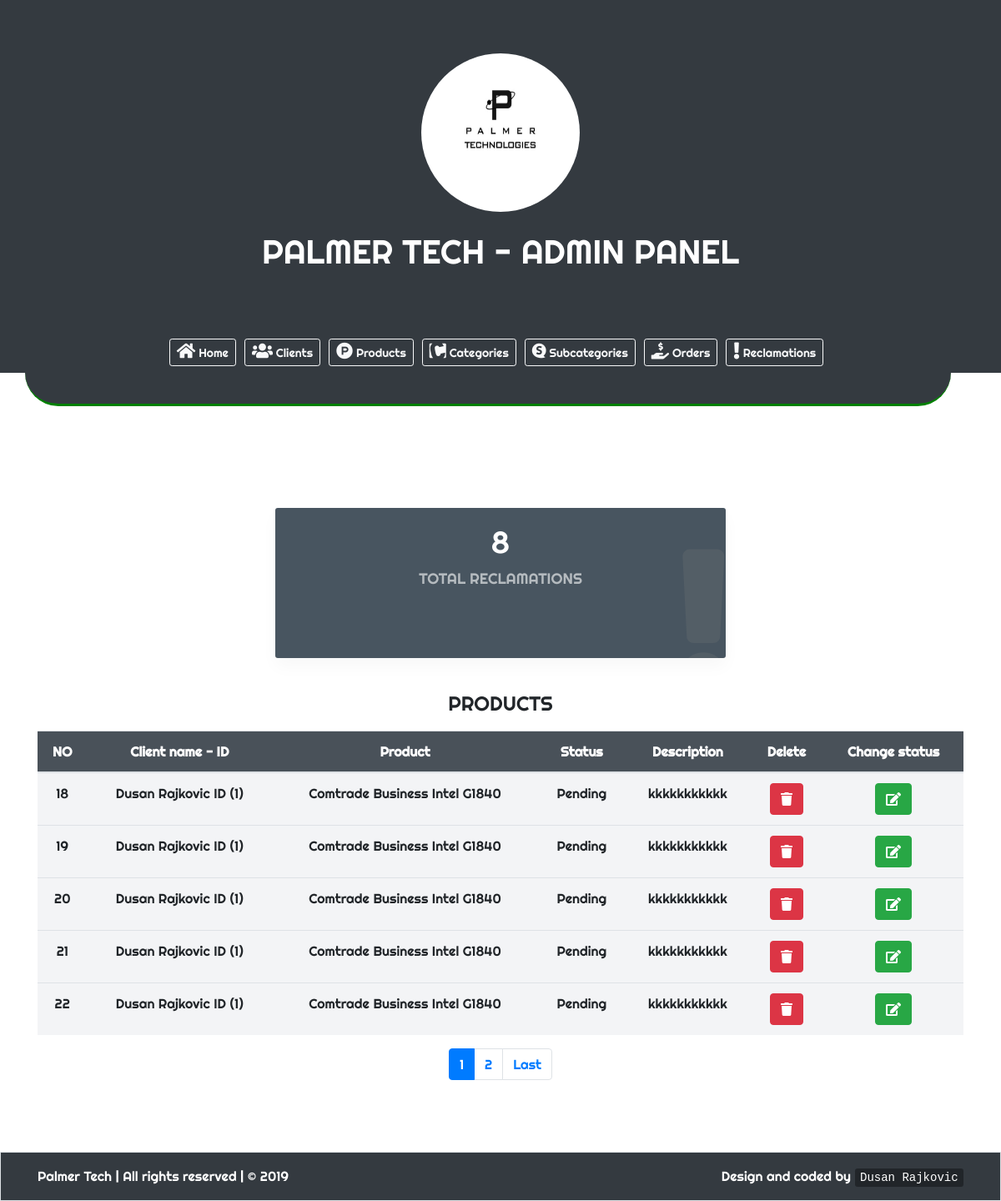
Screenshot of /admin/reklamacije.php with the database file from the repository.
### tables this page shows
CREATE TABLE `reklamacije` (
  `reklamacija_id` int(4) NOT NULL,
  `korisnik_id` int(100) NOT NULL,
  `reklamirao` varchar(50) NOT NULL,
  `proizvod_za_reklamaciju` varchar(50) NOT NULL,
  `status_reklamacije` varchar(50) NOT NULL,
  `opis_reklamacije` longtext NOT NULL
);

### admin/reklamacije.php (the view, shortened to what this page needs)
	<!DOCTYPE html>
	<html lang="en">
			<head>
				<link rel="stylesheet" href="../css/bootstrap.min.css">
				<link rel="stylesheet" href="https://cdnjs.cloudflare.com/ajax/libs/font-awesome/4.7.0/css/font-awesome.min.css">
				<link rel="stylesheet" href="https://use.fontawesome.com/releases/v5.3.1/css/all.css">
				<link href="../css/animate.css" rel="stylesheet" type="text/css" />
				<link href="../css/aos.css" rel="stylesheet" type="text/css" />
				<link href="css/style.css" rel="stylesheet" type="text/css" />
			</head>
<body onload="myFunction()" style="margin:0;">
	<div class="jumbotron text-center bg-dark" style="margin-bottom:0; border-radius: 0 !important;">
		<img class="img-fluid rounded-circle animated zoomInDown" style="height:190px; width:190px;" src="../images/palmertech.jpg"><br><br>
		<h1 class="display-5 animated bounceInLeft text-white">PALMER TECH - ADMIN PANEL</h1>
	</div>
	<nav class="navbar justify-content-center sticky-top navbar-icon-top navbar-expand-lg navbar-dark bg-dark">
	<div class="collapse navbar-collapse justify-content-md-center" id="navbarSupportedContent">
		<ul class="navbar-nav">
			<div class="btn-group pmenu">
				<button type="button" class="btn btn-outline-light btn-sm" onclick="document.location.href='index.php'">
					<i class="fas fa-home" style="font-size:20px;"></i> Home
				</button>
			</div>
			<div class="btn-group pmenu">
				<button type="button" class="btn btn-outline-light btn-sm" onclick="document.location.href='korisnici.php'">
					<i class="fas fa-users" style="font-size:20px;"></i> Clients
				</button>
			</div>
			<div class="btn-group pmenu">
				<button type="button" class="btn btn-outline-light btn-sm" onclick="document.location.href='artikli.php'">
					<i class="fab fa-product-hunt" style="font-size:20px;"></i> Products
				</button>
			</div>
			<div class="btn-group pmenu">
				<button type="button" class="btn btn-outline-light btn-sm" onclick="document.location.href='kategorije.php'">
					<i class="fab fa-contao" style="font-size:20px;"></i> Categories
				</button>
			</div>
			<div class="btn-group pmenu">
				<button type="button" class="btn btn-outline-light btn-sm" onclick="document.location.href='potkategorije.php'">
					<i class="fab fa-speakap" style="font-size:20px;"></i> Subcategories
				</button>
			</div>
			<div class="btn-group pmenu">
				<button type="button" class="btn btn-outline-light btn-sm" onclick="document.location.href='narudzbine.php'">
					<i class="fas fa-hand-holding-usd" style="font-size:20px;"></i> Orders
				</button>
			</div>
			<div class="btn-group pmenu">
				<button type="button" class="btn btn-outline-light btn-sm" onclick="document.location.href='reklamacije.php'">
					<i class="fas fa-exclamation" style="font-size:20px;"></i> Reclamations
				</button>
			</div>
		</ul>
	</div>
	</nav>
	<div class="container">
		<div class="row bg-dark" style="border-bottom: 3px solid green; height:40px; width:100%; border-bottom-right-radius: 45px; border-bottom-left-radius: 45px;">
		</div>
	</div>
	<br><br><br>
	<section class="statistic statistic2 text-center">
			<div class="container">
					<div class="row justify-content-center">
							<div class="col-md-6 col-lg-6">
									<div class="statistic__item statistic__item--grey">
										<?php
										include("../includes/connection.php");
										$query="select count(*) as total from reklamacije";
										$stmt = $conn->prepare($query);
										$stmt->execute();
										$totalrow = $stmt->fetch();
										echo '<h2 class="number">'.$totalrow['total'].'</h2>';
										 ?>
											<span class="desc">Total reclamations</span>
											<div class="icon">
													<i class="fas fa-exclamation"></i>
											</div>
									</div>
							</div>
					</div>
			</div>
	</section>
	<div class="container text-center" style="padding-bottom: 70px;">
		<h4 class="animated bounceInRight text-center" style="padding-bottom: 10px;">PRODUCTS</h4>
		<table class="table" style="background: #F3F4F6;">
		<thead class="text-white" style="background: #1F2833; opacity: 0.8;">
			<tr>
				<th scope="col">NO</th>
				<th scope="col">Client name - ID</th>
				<th scope="col">Product</th>
				<th scope="col">Status</th>
				<th scope="col">Description</th>
				<th scope="col">Delete</th>
				<th scope="col">Change status</th>
			</tr>
		</thead>
		<tbody>
			<?php
				include("../includes/connection.php");
				$showRecordPerPage = 5;
				if(isset($_GET['page']) && !empty($_GET['page']))
				{
					$currentPage = $_GET['page'];
				}
				else
				{
					$currentPage = 1;
				}
				$startFrom = ($currentPage * $showRecordPerPage) - $showRecordPerPage;
				$totalEmpSQL = "select count(*) as broj FROM reklamacije";
				$stmt = $conn->prepare($totalEmpSQL);
				$stmt->execute();
				$totalEmployee = $stmt->fetch();
				$lastPage = ceil($totalEmployee['broj']/$showRecordPerPage);
				$nextPage = $currentPage + 1;
				$empSQL = "select * FROM reklamacije order by reklamacija_id ASC LIMIT $startFrom, $showRecordPerPage";
				$stmt = $conn->prepare($empSQL);
				$stmt->execute();
				while($row = $stmt->fetch())
				{
					echo "<tr>";
					echo "<td> ".$row['reklamacija_id'];
					echo "<td> ".$row['reklamirao']." ID (".$row['korisnik_id'].")";
					echo "<td> ".$row['proizvod_za_reklamaciju'];
					echo "<td> ".$row['status_reklamacije'];
					echo "<td> ".$row['opis_reklamacije'];
					echo '<td><a class="btn btn-danger" href="obrisi.php?rid='.$row['reklamacija_id'].'"><i class="fas fa-trash"></i></a>';
	 				echo '<td><a class="btn btn-success" href="promeni_status.php?id='.$row['reklamacija_id'].'"><i class="fas fa-edit"></i></a>';
					echo "</tr>";
				}
			?>
		</tbody>
	</table>
	<nav aria-label="Page navigation">
	<ul class="pagination justify-content-center">
	<li class="page-item active"><a class="page-link" href="?page=<?php echo $currentPage ?>"><?php echo $currentPage ?></a></li>
	<?php if($currentPage != $lastPage)
	{
		?>
		<li class="page-item"><a class="page-link" href="?page=<?php echo $nextPage ?>"><?php echo $nextPage ?></a></li>
		<li class="page-item">
			<a class="page-link" href="?page=<?php echo $lastPage ?>" aria-label="Next">
				<span aria-hidden="true">Last</span>
			</a>
		</li>
	<?php
	}
	?>
	</ul>
	</nav>
	</div>
	<section class="copyright border bg-dark">
		<div class="container">
				<div class="row">
						<div class="col-md-6 pt-3 text-left">
								<p class="text-white">Palmer Tech | All rights reserved | © 2019</p>
						</div>
						<div class="col-md-6 pt-3 text-right">
								<p class="text-white">Design and coded by <a href="" class="btn-link" style="text-decoration:none;"><kbd>Dusan Rajkovic</kbd></a></p>
						</div>
				</div>
		</div>
	</section>
</body>
</html>

### admin/css/style.css (style rules this page uses)
body { font-family: 'Righteous', cursive; }
.statistic { padding-top: 57px; }
.statistic__item { border: 1px solid #e5e5e5; background: #fff; padding: 20px 30px; position: relative; min-height: 180px; overflow: hidden; margin-bottom: 40px; }
.statistic__item h2 { font-size: 36px; font-weight: 300; color: #4272d7; }
.statistic__item .desc { font-size: 18px; text-transform: uppercase; font-weight: 300; color: rgba(128, 128, 128, 0.6); }
.statistic__item .icon { display: inline-block; position: absolute; bottom: -50px; right: -7px; }
.statistic__item .icon i { font-size: 180px; color: #808080; opacity: .2; line-height: 1; vertical-align: baseline; }
.statistic__item--grey { background: #485560; }
.statistic2 { padding-top: 50px; }
.statistic2 .statistic__item { border: none; -webkit-border-radius: 3px; -moz-border-radius: 3px; border-radius: 3px; -webkit-box-shadow: 0px 10px 20px 0px rgba(0, 0, 0, 0.03); -moz-box-shadow: 0px 10px 20px 0px rgba(0, 0, 0, 0.03); box-shadow: 0px 10px 20px 0px rgba(0, 0, 0, 0.03); }
.statistic2 .statistic__item h2 { color: #fff; }
.statistic2 .statistic__item .desc { color: rgba(255, 255, 255, 0.6); }
.pmenu { padding-right: 10px; }

### rows the page displays
reklamacije: reklamacija_id "18", reklamirao "Dusan Rajkovic", korisnik "1", proizvod_za_reklamaciju "Comtrade Business Intel G1840", status_reklamacije "Pending", opis_reklamacije "kkkkkkkkkkk"
reklamacije: reklamacija_id "19", reklamirao "Dusan Rajkovic", korisnik "1", proizvod_za_reklamaciju "Comtrade Business Intel G1840", status_reklamacije "Pending", opis_reklamacije "kkkkkkkkkkk"
reklamacije: reklamacija_id "20", reklamirao "Dusan Rajkovic", korisnik "1", proizvod_za_reklamaciju "Comtrade Business Intel G1840", status_reklamacije "Pending", opis_reklamacije "kkkkkkkkkkk"
reklamacije: reklamacija_id "21", reklamirao "Dusan Rajkovic", korisnik "1", proizvod_za_reklamaciju "Comtrade Business Intel G1840", status_reklamacije "Pending", opis_reklamacije "kkkkkkkkkkk"
reklamacije: reklamacija_id "22", reklamirao "Dusan Rajkovic", korisnik "1", proizvod_za_reklamaciju "Comtrade Business Intel G1840", status_reklamacije "Pending", opis_reklamacije "kkkkkkkkkkk"

### other values shown
$totalrow['total'] "8"
$currentPage "1"
$nextPage "2"
